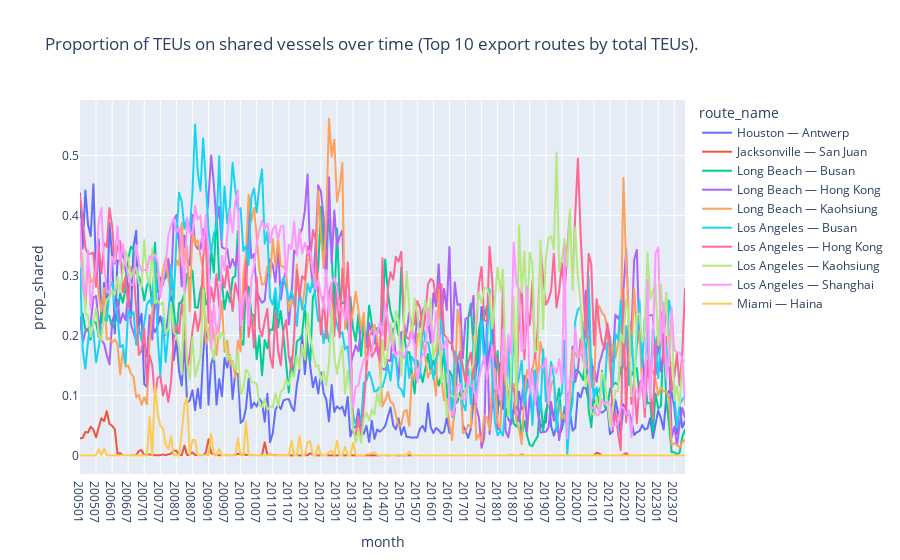

Notebook cell for this chart:
### Code cell
top_routes = (
    exports_lf.group_by('route_id')
    .agg(pl.col('teus').sum())
    .sort('teus', descending=True)
    .select('route_id')
    .drop_nulls()
    .limit(10)
    .collect()
    .to_series()
)

lf = exports_lf.filter(pl.col('route_id').is_in(top_routes))

sharing_over_time_plotly(
    data_lf=lf,
    group_var='route_name',
    title='Proportion of TEUs on shared vessels over time (Top 10 export routes by total TEUs).')

### Figure 1 — Plotly figure (JSON) as saved in the notebook; plotly's stock layout.template omitted (floating-point values rounded to 4 significant figures; data arrays with more than 128 entries replaced by an {"elided": "..."} marker saying what was removed)
{"data": [{"hovertemplate": "route_name=Houston — Antwerp<br>month=%{x}<br>prop_shared=%{y}<extra></extra>", "legendgroup": "Houston — Antwerp", "line": {"color": "#636efa", "dash": "solid"}, "marker": {"symbol": "circle"}, "mode": "lines", "name": "Houston — Antwerp", "showlegend": true, "type": "scattergl", "x": {"elided": "227 str values"}, "xaxis": "x", "y": {"elided": "227 float values"}, "yaxis": "y"}, {"hovertemplate": "route_name=Jacksonville — San Juan<br>month=%{x}<br>prop_shared=%{y}<extra></extra>", "legendgroup": "Jacksonville — San Juan", "line": {"color": "#EF553B", "dash": "solid"}, "marker": {"symbol": "circle"}, "mode": "lines", "name": "Jacksonville — San Juan", "showlegend": true, "type": "scattergl", "x": {"elided": "226 str values"}, "xaxis": "x", "y": {"elided": "226 float values"}, "yaxis": "y"}, {"hovertemplate": "route_name=Long Beach — Busan<br>month=%{x}<br>prop_shared=%{y}<extra></extra>", "legendgroup": "Long Beach — Busan", "line": {"color": "#00cc96", "dash": "solid"}, "marker": {"symbol": "circle"}, "mode": "lines", "name": "Long Beach — Busan", "showlegend": true, "type": "scattergl", "x": {"elided": "227 str values"}, "xaxis": "x", "y": {"elided": "227 float values"}, "yaxis": "y"}, {"hovertemplate": "route_name=Long Beach — Hong Kong<br>month=%{x}<br>prop_shared=%{y}<extra></extra>", "legendgroup": "Long Beach — Hong Kong", "line": {"color": "#ab63fa", "dash": "solid"}, "marker": {"symbol": "circle"}, "mode": "lines", "name": "Long Beach — Hong Kong", "showlegend": true, "type": "scattergl", "x": {"elided": "227 str values"}, "xaxis": "x", "y": {"elided": "227 float values"}, "yaxis": "y"}, {"hovertemplate": "route_name=Long Beach — Kaohsiung<br>month=%{x}<br>prop_shared=%{y}<extra></extra>", "legendgroup": "Long Beach — Kaohsiung", "line": {"color": "#FFA15A", "dash": "solid"}, "marker": {"symbol": "circle"}, "mode": "lines", "name": "Long Beach — Kaohsiung", "showlegend": true, "type": "scattergl", "x": {"elided": "227 str values"}, "xaxis": "x", "y": {"elided": "227 float values"}, "yaxis": "y"}, {"hovertemplate": "route_name=Los Angeles — Busan<br>month=%{x}<br>prop_shared=%{y}<extra></extra>", "legendgroup": "Los Angeles — Busan", "line": {"color": "#19d3f3", "dash": "solid"}, "marker": {"symbol": "circle"}, "mode": "lines", "name": "Los Angeles — Busan", "showlegend": true, "type": "scattergl", "x": {"elided": "227 str values"}, "xaxis": "x", "y": {"elided": "227 float values"}, "yaxis": "y"}, {"hovertemplate": "route_name=Los Angeles — Hong Kong<br>month=%{x}<br>prop_shared=%{y}<extra></extra>", "legendgroup": "Los Angeles — Hong Kong", "line": {"color": "#FF6692", "dash": "solid"}, "marker": {"symbol": "circle"}, "mode": "lines", "name": "Los Angeles — Hong Kong", "showlegend": true, "type": "scattergl", "x": {"elided": "227 str values"}, "xaxis": "x", "y": {"elided": "227 float values"}, "yaxis": "y"}, {"hovertemplate": "route_name=Los Angeles — Kaohsiung<br>month=%{x}<br>prop_shared=%{y}<extra></extra>", "legendgroup": "Los Angeles — Kaohsiung", "line": {"color": "#B6E880", "dash": "solid"}, "marker": {"symbol": "circle"}, "mode": "lines", "name": "Los Angeles — Kaohsiung", "showlegend": true, "type": "scattergl", "x": {"elided": "227 str values"}, "xaxis": "x", "y": {"elided": "227 float values"}, "yaxis": "y"}, {"hovertemplate": "route_name=Los Angeles — Shanghai<br>month=%{x}<br>prop_shared=%{y}<extra></extra>", "legendgroup": "Los Angeles — Shanghai", "line": {"color": "#FF97FF", "dash": "solid"}, "marker": {"symbol": "circle"}, "mode": "lines", "name": "Los Angeles — Shanghai", "showlegend": true, "type": "scattergl", "x": {"elided": "227 str values"}, "xaxis": "x", "y": {"elided": "227 float values"}, "yaxis": "y"}, {"hovertemplate": "route_name=Miami — Haina<br>month=%{x}<br>prop_shared=%{y}<extra></extra>", "legendgroup": "Miami — Haina", "line": {"color": "#FECB52", "dash": "solid"}, "marker": {"symbol": "circle"}, "mode": "lines", "name": "Miami — Haina", "showlegend": true, "type": "scattergl", "x": {"elided": "227 str values"}, "xaxis": "x", "y": {"elided": "227 float values"}, "yaxis": "y"}], "layout": {"legend": {"title": {"text": "route_name"}, "tracegroupgap": 0}, "title": {"text": "Proportion of TEUs on shared vessels over time (Top 10 export routes by total TEUs)."}, "xaxis": {"anchor": "y", "domain": [0, 1], "title": {"text": "month"}}, "yaxis": {"anchor": "x", "domain": [0, 1], "title": {"text": "prop_shared"}}}}
